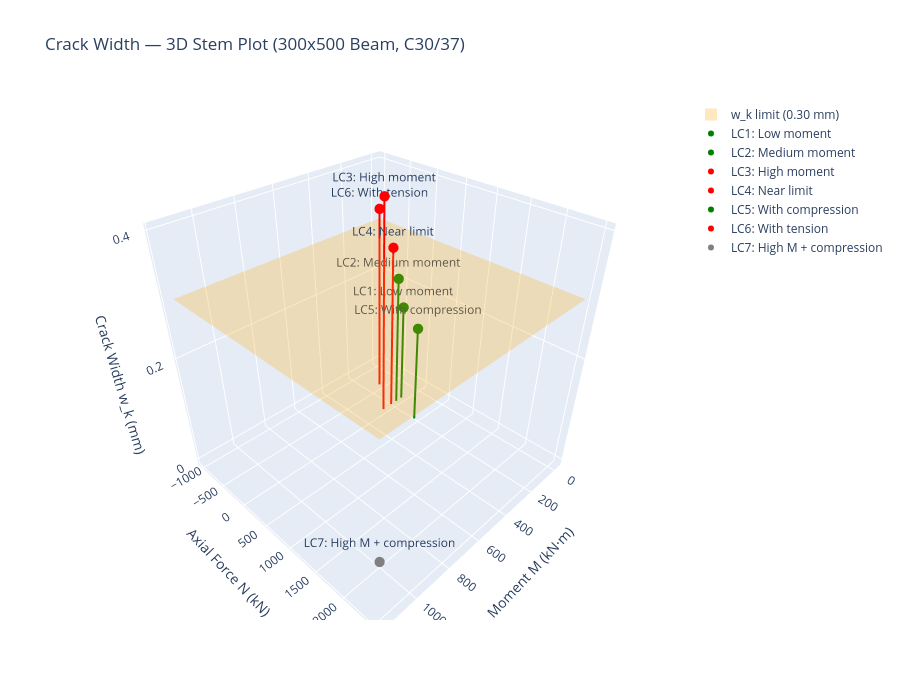

This figure's notebook cell:
### Markdown cell above
## 3. Plot 1 — 3D Stem Plot (`plot_load_cases`)

Each load case appears as a vertical stem rising from the M-N plane (z = 0) to z = w_k.
A translucent orange plane marks the crack width limit.

- **Green** stems: w_k ≤ w_k,lim (pass)
- **Red** stems: w_k > w_k,lim (fail)

### Code cell
# Option A: via the CrackingCheck convenience wrapper
with warnings.catch_warnings():
    warnings.simplefilter("ignore")
    fig_3d = check.plot_load_cases(
        load_cases,
        title="Crack Width \u2014 3D Stem Plot (300x500 Beam, C30/37)",
        show=False,
    )
fig_3d.show()

### Figure 1 — Plotly figure (JSON) as saved in the notebook; plotly's stock layout.template omitted (floating-point values rounded to 4 significant figures)
{"data": [{"color": "rgba(255, 165, 0, 0.25)", "hovertemplate": "w_k limit = 0.30 mm<extra></extra>", "i": [0, 0], "j": [1, 2], "k": [2, 3], "name": "w_k limit (0.30 mm)", "showlegend": true, "type": "mesh3d", "x": [-20, 1170, 1170, -20], "y": [-1000, -1000, 2500, 2500], "z": [0.3, 0.3, 0.3, 0.3]}, {"hoverinfo": "skip", "line": {"color": "green", "width": 4}, "mode": "lines", "name": "LC1: Low moment", "showlegend": false, "type": "scatter3d", "x": [150, 150], "y": [0, 0], "z": [0, 0.1927]}, {"hovertemplate": "<b>LC1: Low moment</b><br>M_Ed: 150.0 kN·m<br>N_Ed: 0.0 kN<br>w_k: 0.193 mm<br>Limit: 0.30 mm<br>Status: PASS<extra></extra>", "marker": {"color": "green", "size": 6}, "mode": "markers+text", "name": "LC1: Low moment", "text": ["LC1: Low moment"], "textposition": "top center", "type": "scatter3d", "x": [150], "y": [0], "z": [0.1927]}, {"hoverinfo": "skip", "line": {"color": "green", "width": 4}, "mode": "lines", "name": "LC2: Medium moment", "showlegend": false, "type": "scatter3d", "x": [190, 190], "y": [0, 0], "z": [0, 0.2514]}, {"hovertemplate": "<b>LC2: Medium moment</b><br>M_Ed: 190.0 kN·m<br>N_Ed: 0.0 kN<br>w_k: 0.251 mm<br>Limit: 0.30 mm<br>Status: PASS<extra></extra>", "marker": {"color": "green", "size": 6}, "mode": "markers+text", "name": "LC2: Medium moment", "text": ["LC2: Medium moment"], "textposition": "top center", "type": "scatter3d", "x": [190], "y": [0], "z": [0.2514]}, {"hoverinfo": "skip", "line": {"color": "red", "width": 4}, "mode": "lines", "name": "LC3: High moment", "showlegend": false, "type": "scatter3d", "x": [290, 290], "y": [0, 0], "z": [0, 0.3971]}, {"hovertemplate": "<b>LC3: High moment</b><br>M_Ed: 290.0 kN·m<br>N_Ed: 0.0 kN<br>w_k: 0.397 mm<br>Limit: 0.30 mm<br>Status: FAIL<extra></extra>", "marker": {"color": "red", "size": 6}, "mode": "markers+text", "name": "LC3: High moment", "text": ["LC3: High moment"], "textposition": "top center", "type": "scatter3d", "x": [290], "y": [0], "z": [0.3971]}, {"hoverinfo": "skip", "line": {"color": "red", "width": 4}, "mode": "lines", "name": "LC4: Near limit", "showlegend": false, "type": "scatter3d", "x": [230, 230], "y": [0, 0], "z": [0, 0.31]}, {"hovertemplate": "<b>LC4: Near limit</b><br>M_Ed: 230.0 kN·m<br>N_Ed: 0.0 kN<br>w_k: 0.310 mm<br>Limit: 0.30 mm<br>Status: FAIL<extra></extra>", "marker": {"color": "red", "size": 6}, "mode": "markers+text", "name": "LC4: Near limit", "text": ["LC4: Near limit"], "textposition": "top center", "type": "scatter3d", "x": [230], "y": [0], "z": [0.31]}, {"hoverinfo": "skip", "line": {"color": "green", "width": 4}, "mode": "lines", "name": "LC5: With compression", "showlegend": false, "type": "scatter3d", "x": [230, 230], "y": [500, 500], "z": [0, 0.1881]}, {"hovertemplate": "<b>LC5: With compression</b><br>M_Ed: 230.0 kN·m<br>N_Ed: 500.0 kN<br>w_k: 0.188 mm<br>Limit: 0.30 mm<br>Status: PASS<extra></extra>", "marker": {"color": "green", "size": 6}, "mode": "markers+text", "name": "LC5: With compression", "text": ["LC5: With compression"], "textposition": "top center", "type": "scatter3d", "x": [230], "y": [500], "z": [0.1881]}, {"hoverinfo": "skip", "line": {"color": "red", "width": 4}, "mode": "lines", "name": "LC6: With tension", "showlegend": false, "type": "scatter3d", "x": [150, 150], "y": [-500, -500], "z": [0, 0.3491]}, {"hovertemplate": "<b>LC6: With tension</b><br>M_Ed: 150.0 kN·m<br>N_Ed: -500.0 kN<br>w_k: 0.349 mm<br>Limit: 0.30 mm<br>Status: FAIL<extra></extra>", "marker": {"color": "red", "size": 6}, "mode": "markers+text", "name": "LC6: With tension", "text": ["LC6: With tension"], "textposition": "top center", "type": "scatter3d", "x": [150], "y": [-500], "z": [0.3491]}, {"hoverinfo": "skip", "line": {"color": "gray", "width": 4}, "mode": "lines", "name": "LC7: High M + compression", "showlegend": false, "type": "scatter3d", "x": [1000, 1000], "y": [2000, 2000], "z": [0, 0]}, {"hovertemplate": "<b>LC7: High M + compression</b><br>M_Ed: 1000.0 kN·m<br>N_Ed: 2000.0 kN<br>w_k: N/A mm<br>Limit: 0.30 mm<br>Status: UNSOLVED<br>Solver: Inverse solver could not match M=1000.00 kN.m, N=2000.00 kN within tolerance. Best residuals: dN=28.274 kN, dM=-185.115 kN.m. Target may be outside section capacity envelope. Use strict=False to return the nearest feasible strain state.<extra></extra>", "marker": {"color": "gray", "size": 6}, "mode": "markers+text", "name": "LC7: High M + compression", "text": ["LC7: High M + compression"], "textposition": "top center", "type": "scatter3d", "x": [1000], "y": [2000], "z": [0]}], "layout": {"height": 700, "scene": {"xaxis": {"title": {"text": "Moment M (kN·m)"}}, "yaxis": {"title": {"text": "Axial Force N (kN)"}}, "zaxis": {"title": {"text": "Crack Width w_k (mm)"}}}, "title": {"text": "Crack Width — 3D Stem Plot (300x500 Beam, C30/37)"}, "width": 900}}
